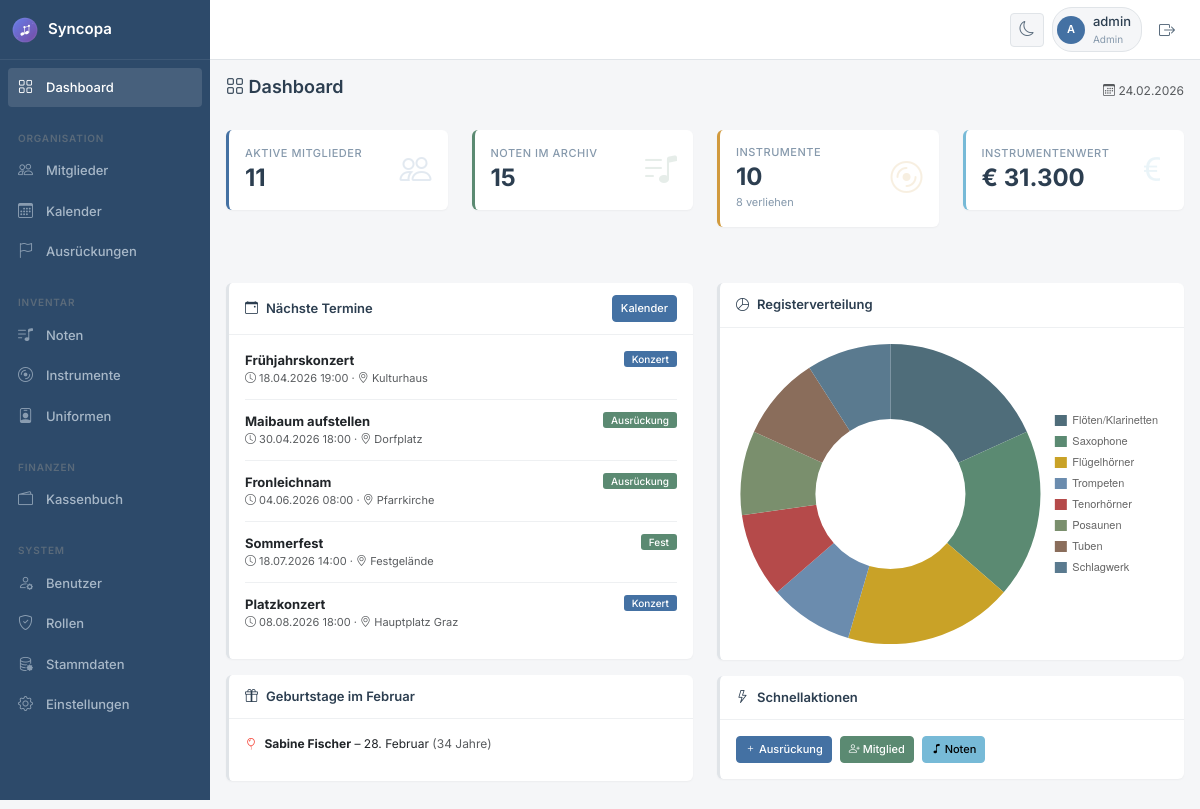
The page /index.php (signed in) on the database its author committed.
### tables this page shows
CREATE TABLE `ausrueckungen` (
  `id` int(11) NOT NULL,
  `titel` varchar(200) NOT NULL,
  `beschreibung` text DEFAULT NULL,
  `typ` enum('Probe','Konzert','Ausrückung','Fest','Wertung','Sonstiges') NOT NULL,
  `start_datum` datetime NOT NULL,
  `ende_datum` datetime DEFAULT NULL,
  `ganztaegig` tinyint(1) DEFAULT 0,
  `ort` varchar(200) DEFAULT NULL,
  `adresse` varchar(250) DEFAULT NULL,
  `treffpunkt` varchar(200) DEFAULT NULL,
  `treffpunkt_zeit` time DEFAULT NULL,
  `uniform` tinyint(1) DEFAULT 1,
  `notizen` text DEFAULT NULL,
  `google_calendar_id` varchar(255) DEFAULT NULL,
  `status` enum('geplant','bestaetigt','abgesagt') DEFAULT 'geplant',
  `erstellt_von` int(11) DEFAULT NULL,
  `erstellt_am` datetime DEFAULT current_timestamp(),
  `aktualisiert_am` datetime DEFAULT current_timestamp() ON UPDATE current_timestamp()
);

CREATE TABLE `mitglieder` (
  `id` int(11) NOT NULL,
  `mitgliedsnummer` varchar(20) DEFAULT NULL,
  `vorname` varchar(100) NOT NULL,
  `nachname` varchar(100) NOT NULL,
  `geburtsdatum` date DEFAULT NULL,
  `geschlecht` enum('m','w','d') DEFAULT 'd',
  `strasse` varchar(150) DEFAULT NULL,
  `plz` varchar(10) DEFAULT NULL,
  `ort` varchar(100) DEFAULT NULL,
  `land` varchar(50) DEFAULT 'Österreich',
  `telefon` varchar(30) DEFAULT NULL,
  `mobil` varchar(30) DEFAULT NULL,
  `email` varchar(100) DEFAULT NULL,
  `benutzer_id` int(11) DEFAULT NULL,
  `register_id` int(11) DEFAULT NULL,
  `eintritt_datum` date DEFAULT NULL,
  `austritt_datum` date DEFAULT NULL,
  `status` enum('aktiv','passiv','ausgetreten','ehrenmitglied') DEFAULT 'aktiv',
  `notizen` text DEFAULT NULL,
  `foto` varchar(255) DEFAULT NULL,
  `erstellt_am` datetime DEFAULT current_timestamp(),
  `aktualisiert_am` datetime DEFAULT current_timestamp() ON UPDATE current_timestamp()
);

### index.php (the view, shortened to what the rows shown need)
<?php
$db = Database::getInstance();
$mitglied = new Mitglied();
$ausrueckung = new Ausrueckung();
$noten = new Noten();
$instrument = new Instrument();
$mitgliederStats = $mitglied->getStatistik();
$notenStats = $noten->getStatistik();
$instrumentStats = $instrument->getStatistik();
$naechsteAusrueckungen = $ausrueckung->getUpcoming(5);
$sql = "SELECT vorname, nachname, geburtsdatum,
        DAY(geburtsdatum) as tag, MONTH(geburtsdatum) as monat
        FROM mitglieder
        WHERE status = 'aktiv'
        AND MONTH(geburtsdatum) = MONTH(CURDATE())
        ORDER BY DAY(geburtsdatum)";
$geburtstage = $db->fetchAll($sql);
$registerLabels = array_column($mitgliederStats['register'] ?? [], 'name');
$registerData = array_column($mitgliederStats['register'] ?? [], 'anzahl');
$monatsnamen = ['', 'Januar', 'Februar', 'März', 'April', 'Mai', 'Juni',
                'Juli', 'August', 'September', 'Oktober', 'November', 'Dezember'];
$aktuellerMonat = $monatsnamen[date('n')];
include 'includes/header.php';
?>
<div class="d-flex justify-content-between align-items-center mb-4">
    <h1 class="h2">
        <i class="bi bi-grid"></i> Dashboard
    </h1>
</div>
<div class="row mb-4">
    <div class="col-6 col-md-3 mb-3">
        <div class="card stat-card border-primary">
            <div class="card-body">
                <div>
                    <h2><?php echo $mitgliederStats['total'] ?? 0; ?></h2>
                </div>
            </div>
        </div>
    </div>
    <div class="col-6 col-md-3 mb-3">
        <div class="card stat-card border-success">
            <div class="card-body">
                <div>
                    <h2><?php echo $notenStats['total'] ?? 0; ?></h2>
                </div>
            </div>
        </div>
    </div>
    <div class="col-6 col-md-3 mb-3">
        <div class="card stat-card border-warning">
            <div class="card-body">
                <div>
                    <h2><?php echo $instrumentStats['total'] ?? 0; ?></h2>
                </div>
            </div>
        </div>
    </div>
    <div class="col-6 col-md-3 mb-3">
        <div class="card stat-card border-info">
            <div class="card-body">
                <div>
                    <h2>€ <?php echo number_format($instrumentStats['gesamtwert'] ?? 0, 0, ',', '.'); ?></h2>
                </div>
            </div>
        </div>
    </div>
</div>
<div class="row">
    <div class="col-lg-6">
        <div class="card">
            <div class="card-body">
                <?php if (empty($naechsteAusrueckungen)): ?>
                    <p class="text-muted mb-0">Keine bevorstehenden Termine</p>
                <?php else: ?>
                    <div class="list-group list-group-flush">
                        <?php foreach ($naechsteAusrueckungen as $termin): ?>
                        <div class="list-group-item d-flex justify-content-between align-items-start">
                            <div>
                                <strong style="font-size: 13px;"><?php echo htmlspecialchars($termin['titel']); ?></strong>
                                <div class="text-muted" style="font-size: 11px;">
                                    <i class="bi bi-clock"></i> <?php echo date('d.m.Y H:i', strtotime($termin['start_datum'])); ?>
                                    <?php if ($termin['ort']): ?>
                                    · <i class="bi bi-geo-alt"></i> <?php echo htmlspecialchars($termin['ort']); ?>
                                    <?php endif; ?>
                                </div>
                            </div>
                            <span class="badge bg-<?php
                                echo $termin['typ'] === 'Probe' ? 'secondary' :
                                    ($termin['typ'] === 'Konzert' ? 'primary' : 'success');
                            ?>"><?php echo htmlspecialchars($termin['typ']); ?></span>
                        </div>
                        <?php endforeach; ?>
                    </div>
                <?php endif; ?>
            </div>
        </div>
        <?php if (!empty($geburtstage)): ?>
        <div class="card">
            <div class="card-body">
                <div class="list-group list-group-flush">
                    <?php foreach ($geburtstage as $geburtstag): ?>
                    <div class="list-group-item" style="font-size: 12px;">
                        <i class="bi bi-balloon text-danger me-1"></i>
                        <strong><?php echo htmlspecialchars($geburtstag['vorname'] . ' ' . $geburtstag['nachname']); ?></strong>
                        – <?php echo $geburtstag['tag']; ?>. <?php echo $aktuellerMonat; ?>
                        <span class="text-muted">
                            (<?php echo date('Y') - date('Y', strtotime($geburtstag['geburtsdatum'])); ?> Jahre)
                        </span>
                    </div>
                    <?php endforeach; ?>
                </div>
            </div>
        </div>
        <?php endif; ?>
    </div>
</div>
<?php include 'includes/footer.php'; ?>
<script>
// Chart nach DOM-Load initialisieren
document.addEventListener('DOMContentLoaded', function() {
    const ctx = document.getElementById('registerChart');
    if (ctx && typeof Chart !== 'undefined') {
        const labels = <?php echo json_encode($registerLabels); ?>;
        const data = <?php echo json_encode($registerData); ?>;
        // Prüfen ob Daten vorhanden sind
        if (labels.length > 0 && data.some(v => v > 0)) {
            new Chart(ctx, {
                type: 'doughnut',
                data: {
                    labels: labels,
                    datasets: [{
                        data: data,
                        backgroundColor: [
                            '#4f6d7a', '#5b8a72', '#c9a227', '#6b8cae',
                            '#b54a4a', '#7a8f6d', '#8a6d5b', '#5a7a8f'
                        ],
                        borderWidth: 0
                    }]
                },
                options: {
                    responsive: true,
                    maintainAspectRatio: false,
                    plugins: {
                        legend: {
                            position: 'right',
                            labels: {
                                boxWidth: 12,
                                padding: 10,
                                font: { size: 11 }
                            }
                        }
                    }
                }
            });
        } else {
            ctx.parentElement.innerHTML = '<p class="text-muted text-center mb-0" style="padding: 40px 0;">Keine Registerdaten vorhanden</p>';
        }
    }
});
</script>

### rows shown on the page
ausrueckungen: titel "Frühjahrskonzert", start_datum "18.04.2026 19:00", ort "Kulturhaus", typ "Konzert"
ausrueckungen: titel "Maibaum aufstellen", start_datum "30.04.2026 18:00", ort "Dorfplatz", typ "Ausrückung"
ausrueckungen: titel "Fronleichnam", start_datum "04.06.2026 08:00", ort "Pfarrkirche", typ "Ausrückung"
ausrueckungen: titel "Sommerfest", start_datum "18.07.2026 14:00", ort "Festgelände", typ "Fest"
ausrueckungen: titel "Platzkonzert", start_datum "08.08.2026 18:00", ort "Hauptplatz Graz", typ "Konzert"
mitglieder: vorname+nachname "Sabine Fischer", tag "28"

### other values the page prints
APP_NAME "Syncopa"
substr(Session::getUsername(), 0, 1) "A"
Session::getUsername() "admin"
Session::getRole() "Admin"
$mitgliederStats['total'] "11"
$notenStats['total'] "15"
$instrumentStats['total'] "10"
$instrumentStats['ausgeliehen'] "8"
$instrumentStats['gesamtwert'] "31.300"
chart data {{ json_encode($registerData) }} [2,2,2,1,1,1,1,1]
